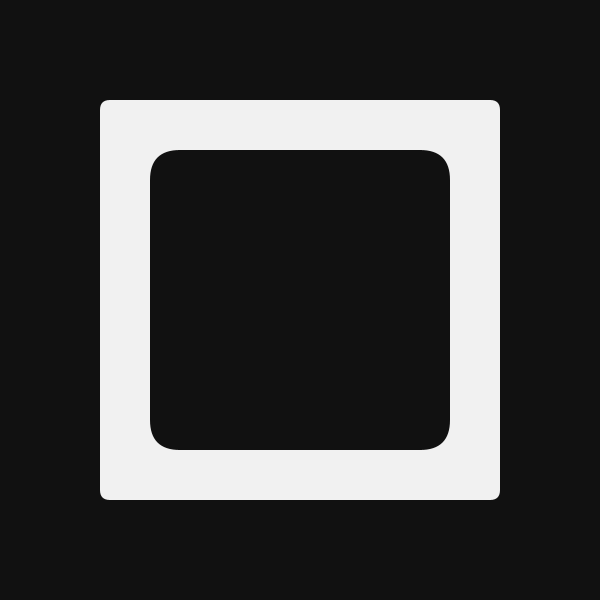
Frame 1 (no input)
Frame 60 (the mouse pressed at the canvas centre just before this capture): identical to frame 1, image omitted
Frame 120 (the mouse held since frame 60 and released just before this capture): identical to frame 1, image omitted

The Processing sketch that drew this single still picture (run headless with seeded random() and noise(); from frame 60 on, the mouse is pressed at the canvas centre):

// Processing sketch: art007
// ── art007.pde
void setup() {
    size(600,600);
}

void draw() {
    background(#111111);
    noStroke();

    rectMode(CENTER);

    fill(#f1f1f1);
    rect(width / 2, height / 2, 400, 400, 10);

    fill(#111111);
    rect(width / 2, height / 2, 300, 300, 30);
}
